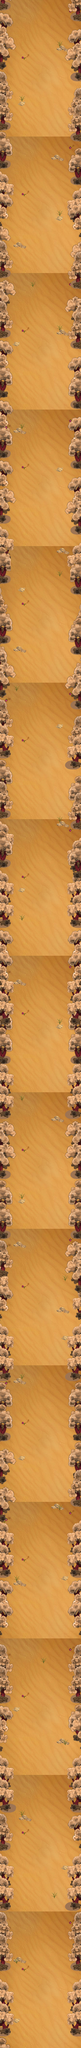

The image is a tile-based game level rendered from a .tmx file. Its description and source (layers, tilesets, objects; grid data summarised) follow:
An orthogonal 15x375 tile map with 32x32 px tiles, 5 tile layers (Background, Background1, Background2, Decorate1, ...), 2 tilesets and 305 objects (10x 3, 3x 13, 1, 2, 4, ...).

<map version="1.0" orientation="orthogonal" width="15" height="375" tilewidth="32" tileheight="32">
 <tileset firstgid="1" name="shod" tilewidth="32" tileheight="32">
  <image source="shod.png" width="648" height="224" />
 </tileset>
 <tileset firstgid="141" name="sha" tilewidth="32" tileheight="32">
  <image source="sha.jpg" width="480" height="800" />
 </tileset>
 <layer name="Background" width="15" height="375">
  <data>[5625 cells, 5625 non-empty, 375 distinct tile ids]</data>
 </layer>
 <layer name="Background1" width="15" height="375">
  <data>[5625 cells, 394 non-empty, 20 distinct tile ids]</data>
 </layer>
 <layer name="Background2" width="15" height="375">
  <data>[5625 cells, 92 non-empty, 8 distinct tile ids]</data>
 </layer>
 <objectgroup name="Objects" width="15" height="375">
  <object name="1" x="96" y="11969" width="282" height="20" />
  <object name="2" x="130" y="11172" width="281" height="20" />
  <object name="3" x="123" y="10370" width="244" height="19" />
  <object name="4" x="123" y="9570" width="244" height="19" />
  <object name="5" x="125" y="8769" width="244" height="19" />
  <object name="6" x="163" y="7968" width="244" height="19" />
  <object name="7" x="137" y="7172" width="244" height="19" />
  <object name="8" x="126" y="6372" width="244" height="19" />
  <object name="9" x="142" y="5567" width="244" height="19" />
  <object name="10" x="128" y="4774" width="244" height="19" />
  <object name="11" x="128" y="3973" width="244" height="19" />
  <object name="12" x="133" y="3168" width="244" height="19" />
  <object name="13" x="109" y="2375" width="244" height="19" />
  <object name="13" x="96" y="1570" width="244" height="19" />
  <object name="13" x="106" y="962" width="244" height="19" />
 </objectgroup>
 <objectgroup name="Enemys" width="15" height="375">
  <object x="114" y="6322">
   <properties>
    <property name="random" value="10,11,13,14" />
   </properties>
  </object>
  <object x="148" y="6321">
   <properties>
    <property name="random" value="10,11,13,14" />
   </properties>
  </object>
  <object x="184" y="6317">
   <properties>
    <property name="random" value="10,11,13,14" />
   </properties>
  </object>
  <object x="295" y="3952">
   <properties>
    <property name="random" value="10,11,13,14" />
   </properties>
  </object>
  <object x="260" y="3951">
   <properties>
    <property name="random" value="10,11,13,14" />
   </properties>
  </object>
  <object x="331" y="3954">
   <properties>
    <property name="random" value="10,11,13,14" />
   </properties>
  </object>
  <object x="271" y="2407">
   <properties>
    <property name="random" value="10,11,13,14" />
   </properties>
  </object>
  <object x="235" y="2411">
   <properties>
    <property name="random" value="10,11,13,14" />
   </properties>
  </object>
  <object x="199" y="2413">
   <properties>
    <property name="random" value="10,11,13,14" />
   </properties>
  </object>
  <object x="136" y="6952">
   <properties>
    <property name="random" value="37,38,37" />
   </properties>
  </object>
  <object name="3" x="116" y="6912">
   <properties>
    <property name="random" value="42" />
   </properties>
  </object>
  <object name="3" x="375" y="6445">
   <properties>
    <property name="random" value="42" />
   </properties>
  </object>
  <object x="98" y="4743">
   <properties>
    <property name="delay" value="10" />
    <property name="random" value="29" />
   </properties>
  </object>
  <object x="161" y="6629">
   <properties>
    <property name="delay" value="10" />
    <property name="random" value="29" />
   </properties>
  </object>
  <object x="97" y="6954">
   <properties>
    <property name="random" value="37,38,37" />
   </properties>
  </object>
  <object x="334" y="6485">
   <properties>
    <property name="random" value="37,38,37" />
   </properties>
  </object>
  <object x="371" y="6484">
   <properties>
    <property name="random" value="37,38,37" />
   </properties>
  </object>
  <object x="405" y="6484">
   <properties>
    <property name="random" value="37,38,37" />
   </properties>
  </object>
  <object x="334" y="4918">
   <properties>
    <property name="random" value="37,38,37" />
   </properties>
  </object>
  <object x="368" y="4917">
   <properties>
    <property name="random" value="37,38,37" />
   </properties>
  </object>
  <object x="97" y="2415">
   <properties>
    <property name="random" value="37,38,37" />
   </properties>
  </object>
  <object x="134" y="2415">
   <properties>
    <property name="random" value="37,38,37" />
   </properties>
  </object>
  <object x="349" y="5364">
   <properties>
    <property name="random" value="37,38,37" />
   </properties>
  </object>
  <object x="381" y="5365">
   <properties>
    <property name="random" value="37,38,37" />
   </properties>
  </object>
  <object x="199" y="5041">
   <properties>
    <property name="random" value="10,11,13,14" />
   </properties>
  </object>
  <object x="236" y="5045">
   <properties>
    <property name="random" value="10,11,13,14" />
   </properties>
  </object>
  <object x="273" y="5040">
   <properties>
    <property name="random" value="10,11,13,14" />
   </properties>
  </object>
  <object x="361" y="4487">
   <properties>
    <property name="random" value="10,11,13,14" />
   </properties>
  </object>
  <object x="350" y="4876">
   <properties>
    <property name="random" value="12" />
   </properties>
  </object>
  <object x="325" y="3702">
   <properties>
    <property name="random" value="37,38,37" />
   </properties>
  </object>
  <object x="363" y="3704">
   <properties>
    <property name="random" value="37,38,37" />
   </properties>
  </object>
  <object x="398" y="3704">
   <properties>
    <property name="random" value="37,38,37" />
   </properties>
  </object>
  <object x="157" y="3295">
   <properties>
    <property name="delay" value="10" />
    <property name="random" value="29" />
   </properties>
  </object>
  <object x="173" y="3088">
   <properties>
    <property name="random" value="12" />
   </properties>
  </object>
  </objectgroup>
 <layer name="Decorate1" width="15" height="375">
  <data>[5625 cells, 1418 non-empty, 105 distinct tile ids]</data>
 </layer>
 <layer name="Decorate2" width="15" height="375">
  <data>[5625 cells, 1422 non-empty, 105 distinct tile ids]</data>
 </layer>
</map>
<!-- 256 of 305 objects omitted -->
